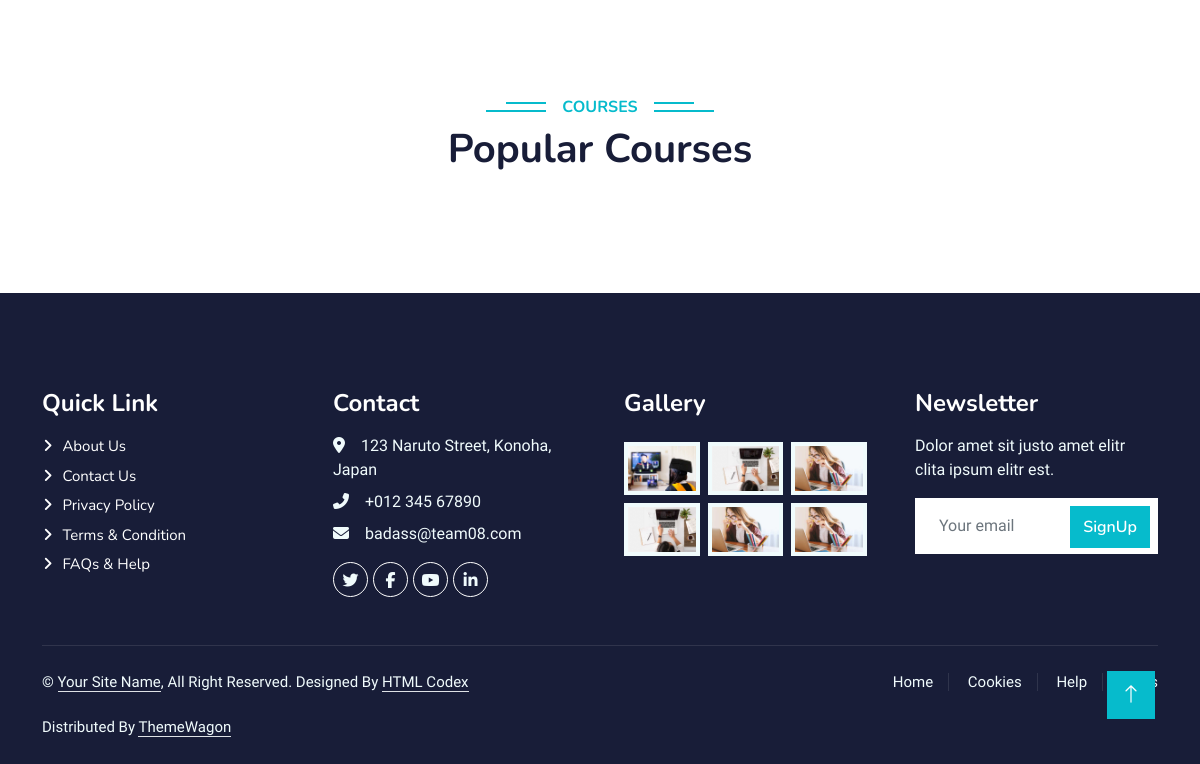
Before: / (lower part) with the older database file.
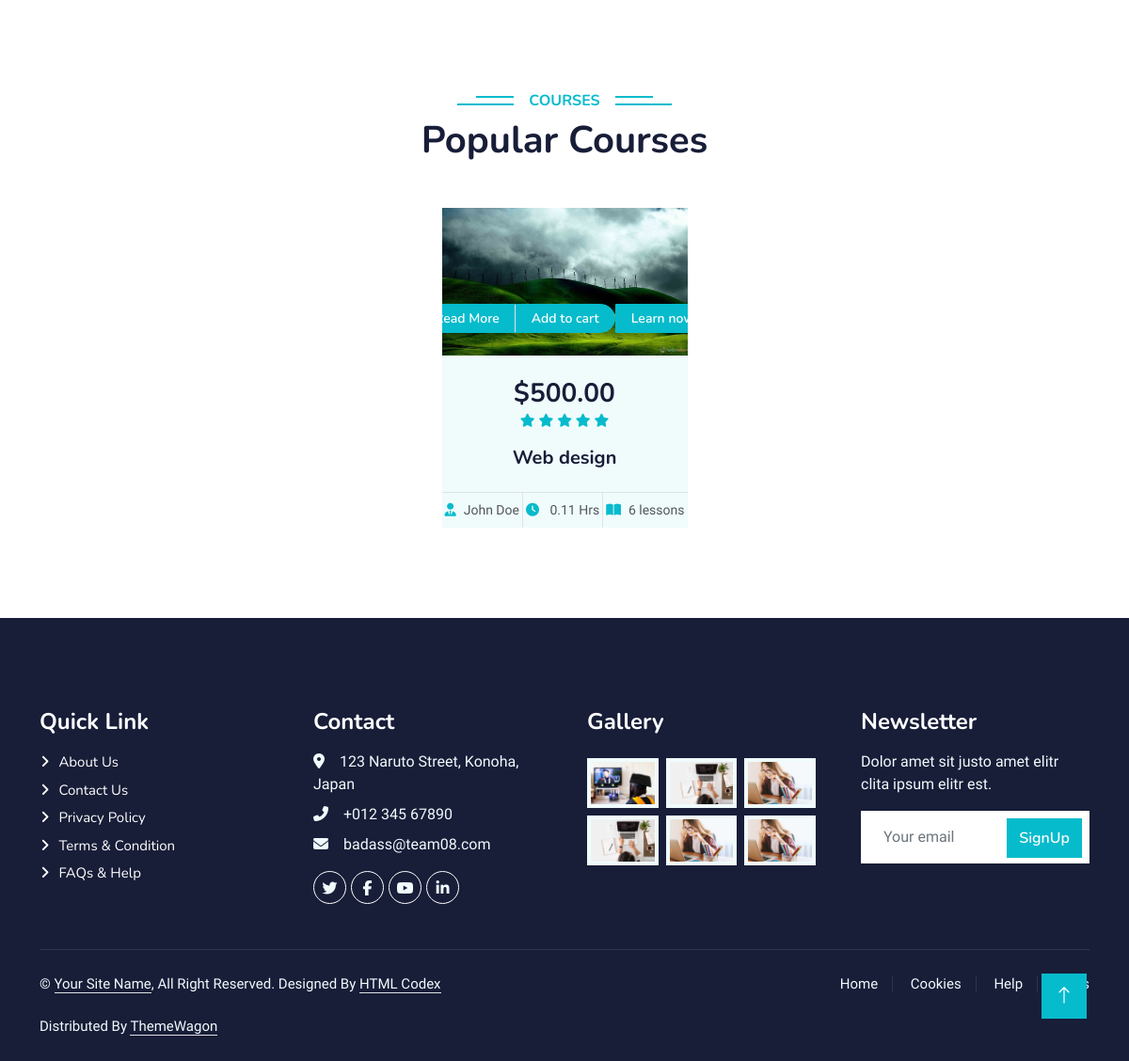
After: the same page with the newer database file.
### course/models.py (models this page shows, shortened)
class Course(models.Model):
    title = models.CharField(max_length=255)
    description = models.TextField()
    price = models.DecimalField(max_digits=6, decimal_places=2,
                                validators=[MinValueValidator(1)])
    instructor = models.ForeignKey(
        Instructor, on_delete=models.CASCADE, blank=True, null=True)
    language = models.CharField(max_length=50, default='English')
    category = models.ForeignKey(
        Category, on_delete=models.PROTECT, blank=True, null=True)
    COURSE_STATUS_AVAILABLE = 'A'
    COURSE_STATUS_UNAVAILABLE = 'UA'
    COURSE_STATUS_CHOICES = [
        (COURSE_STATUS_AVAILABLE, 'Available'),
        (COURSE_STATUS_UNAVAILABLE, 'Unavailable')
    ]
    lesson_number = models.PositiveBigIntegerField(null=True,
                                                   validators=[MinValueValidator(0)], blank=True)
    course_status = models.CharField(
        max_length=2, choices=COURSE_STATUS_CHOICES, default=COURSE_STATUS_AVAILABLE)
    rated = models.PositiveSmallIntegerField(null=True,
                                             validators=[MinValueValidator(0), MaxValueValidator(5)], blank=True)
    duration = models.DecimalField(max_digits=6, decimal_places=2,
                                   validators=[MinValueValidator(0)], blank=True, null=True)
    image = ResizedImageField(size=[500, 300], crop=['middle', 'center'],  upload_to="course/course_image/", null=True, blank=True, quality=100
                              )
    video = models.FileField(
        upload_to="course/course_video", null=True, blank=True)
    slug = models.SlugField(max_length=200, unique=True,
                            null=True, blank=True)
    def get_url(self):
        return reverse('course_detail', args=[self.slug])
    def get_video_url(self):
        return reverse('course_watching', args=[self.slug])

### WebProjectTeam08/views.py (the view)
# urls.py: 2. Add a URL to urlpatterns:  path('', views.home, name='home')
def home(request):
    courses = Course.objects.all().filter(course_status='A').order_by('pk')[:3]
    context = {
        'courses': courses
    }
    return render(request, 'home.html', context=context)

### course/context_processors.py (called while the page is built)
def menu_links(request):
    links = Category.objects.all()
    return dict(links=links)

### templates/home.html (shortened to what this page needs)
{% extends 'base.html' %} {% load static %} {% block content %}
<div class="container-xxl py-5 category">
</div>
<div class="container-xxl py-5">
  <div class="container">
    <div class="text-center wow fadeInUp" data-wow-delay="0.1s">
      <h6 class="section-title bg-white text-center text-primary px-3">
        Courses
      </h6>
      <h1 class="mb-5">Popular Courses</h1>
    </div>
    <div class="row row-cols-lg-4 row-cols-md-2 g-4 justify-content-center">
      {% for course in courses %}
      <div class="col-lg-3 col-md-6 wow fadeInUp" data-wow-delay="0.5s">
        <div class="d-flex flex-column course-item bg-light h-100">
          <div class="position-relative overflow-hidden">
            <img class="img-fluid" src="{{course.image.url}}" alt="" />
            <div
              class="w-100 d-flex justify-content-center position-absolute bottom-0 start-0 mb-4"
            >
              <a
                href="{{course.get_url}}"
                class="flex-shrink-0 btn btn-sm btn-primary px-3 border-end"
                style="border-radius: 30px 0 0 30px"
                >Read More</a
              >
              <a
                href="#"
                class="flex-shrink-0 btn btn-sm btn-primary px-3"
                style="border-radius: 0 30px 30px 0"
                >Add to cart</a
              >
              <a
                href="{{course.get_video_url}}"
                class="flex-shrink-0 btn btn-sm btn-primary px-3"
                style="border-radius: 0 30px 30px 0"
                >Learn now</a
              >
            </div>
          </div>
          <div class="text-center p-4 pb-0 flex-fill">
            <h3 class="mb-0">${{course.price}}</h3>
            <div class="mb-3">
              {% for i in course.rated|center:course.rated%}
              <small class="fa fa-star text-primary"></small>
              {% endfor %}
            </div>
            <h5 class="mb-4">{{ course.title }}</h5>
          </div>
          <div class="d-flex border-top">
            <small class="flex-fill text-center border-end py-2"
              ><i class="fa fa-user-tie text-primary me-2"></i>John Doe</small
            >
            <small class="flex-fill text-center border-end py-2"
              ><i class="fa fa-clock text-primary me-2"></i> {{course.duration}}
              Hrs</small
            >
            <small class="flex-fill text-center py-2"
              ><i class="fa fa-book-open text-primary me-2"></i
              >{{course.lesson_number}} lessons
            </small>
          </div>
        </div>
      </div>
      {% endfor %}
    </div>
  </div>
</div>
{% endblock content %}

Changed rows visible on the page:
added Course: image (picture), price "500.00", rated 5 (drawn), title "Web design", duration "0.11", lesson_number "6"
